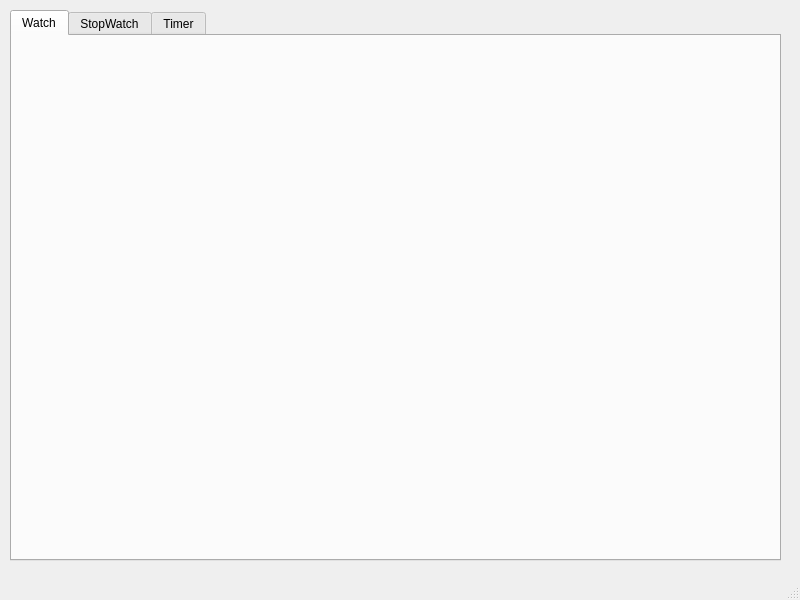
<?xml version="1.0" encoding="UTF-8"?>
<ui version="4.0">
 <class>MainWindow</class>
 <widget class="QMainWindow" name="MainWindow">
  <property name="geometry">
   <rect>
    <x>0</x>
    <y>0</y>
    <width>800</width>
    <height>600</height>
   </rect>
  </property>
  <property name="windowTitle">
   <string>MainWindow</string>
  </property>
  <widget class="QWidget" name="centralwidget">
   <widget class="QTabWidget" name="tabWidget">
    <property name="geometry">
     <rect>
      <x>10</x>
      <y>10</y>
      <width>771</width>
      <height>551</height>
     </rect>
    </property>
    <property name="currentIndex">
     <number>0</number>
    </property>
    <widget class="QWidget" name="tab">
     <attribute name="title">
      <string>Watch</string>
     </attribute>
     <widget class="QLabel" name="label">
      <property name="geometry">
       <rect>
        <x>50</x>
        <y>50</y>
        <width>251</width>
        <height>51</height>
       </rect>
      </property>
      <property name="text">
       <string/>
      </property>
     </widget>
     <widget class="QLabel" name="label_2">
      <property name="geometry">
       <rect>
        <x>50</x>
        <y>110</y>
        <width>251</width>
        <height>51</height>
       </rect>
      </property>
      <property name="text">
       <string/>
      </property>
     </widget>
    </widget>
    <widget class="QWidget" name="tab_2">
     <attribute name="title">
      <string>StopWatch</string>
     </attribute>
     <widget class="QLabel" name="stop_watch">
      <property name="geometry">
       <rect>
        <x>50</x>
        <y>30</y>
        <width>141</width>
        <height>51</height>
       </rect>
      </property>
      <property name="text">
       <string/>
      </property>
     </widget>
     <widget class="QPushButton" name="pushButton">
      <property name="geometry">
       <rect>
        <x>30</x>
        <y>110</y>
        <width>121</width>
        <height>51</height>
       </rect>
      </property>
      <property name="text">
       <string>start</string>
      </property>
     </widget>
     <widget class="QPushButton" name="pushButton_2">
      <property name="geometry">
       <rect>
        <x>160</x>
        <y>110</y>
        <width>121</width>
        <height>51</height>
       </rect>
      </property>
      <property name="text">
       <string>stop</string>
      </property>
     </widget>
     <widget class="QPushButton" name="pushButton_3">
      <property name="geometry">
       <rect>
        <x>300</x>
        <y>110</y>
        <width>121</width>
        <height>51</height>
       </rect>
      </property>
      <property name="text">
       <string>reset</string>
      </property>
     </widget>
    </widget>
    <widget class="QWidget" name="tab_3">
     <attribute name="title">
      <string>Timer</string>
     </attribute>
     <widget class="QLabel" name="label_3">
      <property name="geometry">
       <rect>
        <x>80</x>
        <y>120</y>
        <width>531</width>
        <height>51</height>
       </rect>
      </property>
      <property name="text">
       <string/>
      </property>
     </widget>
     <widget class="QPushButton" name="pushButton_4">
      <property name="geometry">
       <rect>
        <x>50</x>
        <y>30</y>
        <width>121</width>
        <height>51</height>
       </rect>
      </property>
      <property name="text">
       <string>up</string>
      </property>
     </widget>
     <widget class="QPushButton" name="pushButton_5">
      <property name="geometry">
       <rect>
        <x>280</x>
        <y>30</y>
        <width>121</width>
        <height>51</height>
       </rect>
      </property>
      <property name="text">
       <string>up</string>
      </property>
     </widget>
     <widget class="QPushButton" name="pushButton_6">
      <property name="geometry">
       <rect>
        <x>520</x>
        <y>30</y>
        <width>121</width>
        <height>51</height>
       </rect>
      </property>
      <property name="text">
       <string>up</string>
      </property>
     </widget>
     <widget class="QPushButton" name="pushButton_7">
      <property name="geometry">
       <rect>
        <x>50</x>
        <y>200</y>
        <width>121</width>
        <height>51</height>
       </rect>
      </property>
      <property name="text">
       <string>down</string>
      </property>
     </widget>
     <widget class="QPushButton" name="pushButton_8">
      <property name="geometry">
       <rect>
        <x>280</x>
        <y>200</y>
        <width>121</width>
        <height>51</height>
       </rect>
      </property>
      <property name="text">
       <string>down</string>
      </property>
     </widget>
     <widget class="QPushButton" name="pushButton_9">
      <property name="geometry">
       <rect>
        <x>520</x>
        <y>200</y>
        <width>121</width>
        <height>51</height>
       </rect>
      </property>
      <property name="text">
       <string>down</string>
      </property>
     </widget>
     <widget class="QPushButton" name="pushButton_10">
      <property name="geometry">
       <rect>
        <x>50</x>
        <y>280</y>
        <width>121</width>
        <height>51</height>
       </rect>
      </property>
      <property name="text">
       <string>start</string>
      </property>
     </widget>
     <widget class="QPushButton" name="pushButton_11">
      <property name="geometry">
       <rect>
        <x>280</x>
        <y>280</y>
        <width>121</width>
        <height>51</height>
       </rect>
      </property>
      <property name="text">
       <string>stop</string>
      </property>
     </widget>
     <widget class="QPushButton" name="pushButton_12">
      <property name="geometry">
       <rect>
        <x>520</x>
        <y>280</y>
        <width>121</width>
        <height>51</height>
       </rect>
      </property>
      <property name="text">
       <string>reset</string>
      </property>
     </widget>
    </widget>
   </widget>
  </widget>
  <widget class="QMenuBar" name="menubar">
   <property name="geometry">
    <rect>
     <x>0</x>
     <y>0</y>
     <width>800</width>
     <height>21</height>
    </rect>
   </property>
  </widget>
  <widget class="QStatusBar" name="statusbar"/>
 </widget>
 <resources/>
 <connections/>
</ui>
